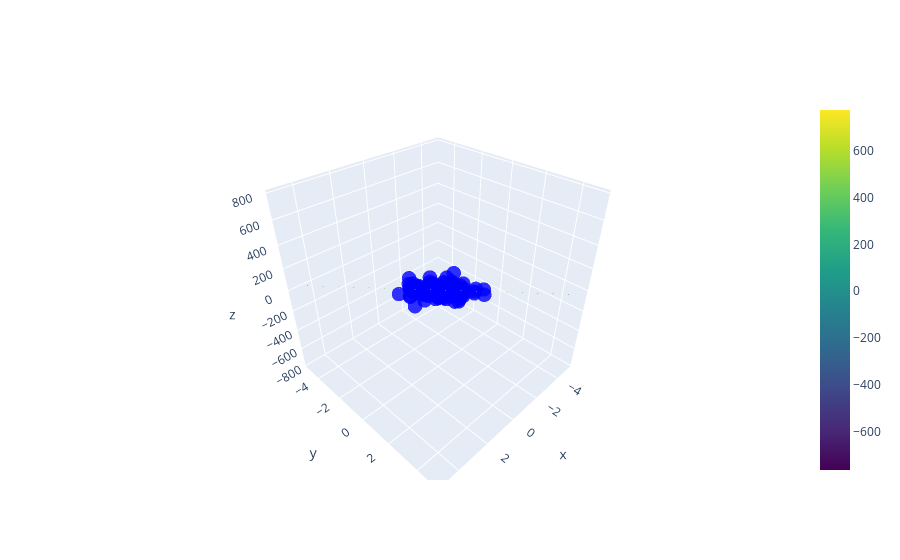

Notebook code for this chart:
### Code cell
x = np.linspace(-5, 5, 10)   
y = np.linspace(-5, 5, 10)
xgrid, ygrid = np.meshgrid(x, y)

# Prepare grid data for prediction
final = np.c_[xgrid.flatten(), ygrid.flatten()]   

# Predict on grid
zgrid = lr.predict(final).reshape(10, 10)

# Build interactive 3D plot
fig = go.Figure(data=[
    go.Scatter3d(
        x=df['Feature 1'], y=df['Feature 2'], z=df['target'],
        mode='markers',
        marker=dict(size=5, color='blue', opacity=0.8)
    ),
    go.Surface(
        x=x, y=y, z=zgrid,
        colorscale='Viridis',
        opacity=0.5
    )
])

fig.show()
